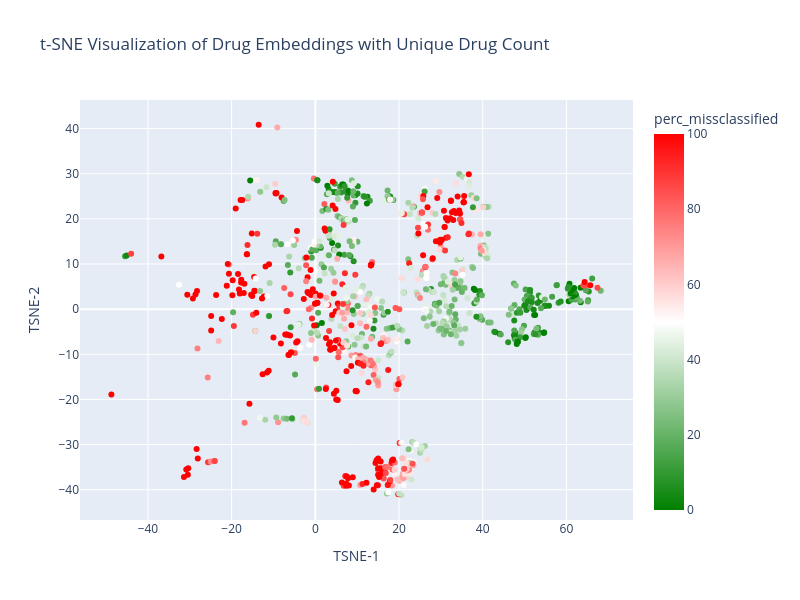

The notebook cell this image was saved under:
### Code cell
color_sequence = px.colors.qualitative.Set2_r


bins = [0, 1, 2, 4, 7, 10, 11]
count_bins = pd.cut(embedding["drug_unique_count"], bins=bins, right=False)

fig = px.scatter(
    embedding,
    x="TSNE-1",
    y="TSNE-2",
    color_continuous_scale=[(0, "green"), (0.5, "white"), (1, "red")],
    range_color=[0, 100],
    color=embedding["perc_missclassified"],  # embedding["pharma_class"],  # embedding['drug_unique_count'],
    #color_discrete_sequence=color_sequence,
    # use hover_data to show drug IDs
    hover_data=hover_data,
    title="t-SNE Visualization of Drug Embeddings with Unique Drug Count",
    width=800,
    height=600,
)
fig.show()

### Figure 1 — Plotly figure (JSON) as saved in the notebook; plotly's stock layout.template omitted (floating-point values rounded to 4 significant figures; data arrays with more than 128 entries replaced by an {"elided": "..."} marker saying what was removed)
{"data": [{"customdata": {"elided": "906x8 mixed values"}, "hovertemplate": "TSNE-1=%{x}<br>TSNE-2=%{y}<br>index=%{customdata[0]}<br>pharma_class=%{customdata[1]}<br>Drug Name=%{customdata[2]}<br>drug_count=%{customdata[3]}<br>drug_unique_count=%{customdata[4]}<br>perc_missclassified=%{marker.color}<br>edge_count=%{customdata[6]}<br>perc_neg_gt=%{customdata[7]}<extra></extra>", "legendgroup": "", "marker": {"color": {"elided": "906 float values"}, "coloraxis": "coloraxis", "symbol": "circle"}, "mode": "markers", "name": "", "orientation": "v", "showlegend": false, "type": "scatter", "x": {"elided": "906 float values"}, "xaxis": "x", "y": {"elided": "906 float values"}, "yaxis": "y"}], "layout": {"coloraxis": {"cmax": 100, "cmin": 0, "colorbar": {"title": {"text": "perc_missclassified"}}, "colorscale": [[0, "green"], [0.5, "white"], [1, "red"]]}, "height": 600, "legend": {"tracegroupgap": 0}, "title": {"text": "t-SNE Visualization of Drug Embeddings with Unique Drug Count"}, "width": 800, "xaxis": {"anchor": "y", "domain": [0, 1], "title": {"text": "TSNE-1"}}, "yaxis": {"anchor": "x", "domain": [0, 1], "title": {"text": "TSNE-2"}}}}
